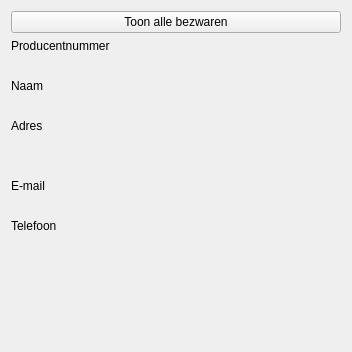
         <widget class="QWidget" name="scrollContentsLandbouwer">
          <property name="geometry">
           <rect>
            <x>0</x>
            <y>0</y>
            <width>352</width>
            <height>352</height>
           </rect>
          </property>
          <layout class="QVBoxLayout" name="verticalLayout_7">
           <item>
            <widget class="EnabledBooleanButton" name="efwBtnAndereBezwaren_datum_bezwaar">
             <property name="text">
              <string>Toon alle bezwaren</string>
             </property>
            </widget>
           </item>
           <item>
            <widget class="QLabel" name="lb_producentnummer">
             <property name="text">
              <string>Producentnummer</string>
             </property>
            </widget>
           </item>
           <item>
            <widget class="AutohideValueLabel" name="efw_producentnr">
             <property name="styleSheet">
              <string notr="true">* { font-style: italic; }</string>
             </property>
             <property name="text">
              <string/>
             </property>
             <property name="indent">
              <number>20</number>
             </property>
             <property name="buddy">
              <cstring>lb_producentnummer</cstring>
             </property>
            </widget>
           </item>
           <item>
            <widget class="QLabel" name="lb_naam">
             <property name="text">
              <string>Naam</string>
             </property>
            </widget>
           </item>
           <item>
            <widget class="ValueLabel" name="efw2_naam">
             <property name="styleSheet">
              <string notr="true">* { font-style: italic; }</string>
             </property>
             <property name="text">
              <string/>
             </property>
             <property name="wordWrap">
              <bool>true</bool>
             </property>
             <property name="indent">
              <number>20</number>
             </property>
            </widget>
           </item>
           <item>
            <widget class="QLabel" name="lb_adres">
             <property name="text">
              <string>Adres</string>
             </property>
            </widget>
           </item>
           <item>
            <widget class="ValueLabel" name="efw_straat_met_nr">
             <property name="styleSheet">
              <string notr="true">* { font-style: italic; }</string>
             </property>
             <property name="text">
              <string/>
             </property>
             <property name="wordWrap">
              <bool>true</bool>
             </property>
             <property name="indent">
              <number>20</number>
             </property>
            </widget>
           </item>
           <item>
            <layout class="QHBoxLayout" name="horizontalLayout_4">
             <item>
              <spacer name="horizontalSpacer_4">
               <property name="orientation">
                <enum>Qt::Horizontal</enum>
               </property>
               <property name="sizeType">
                <enum>QSizePolicy::Fixed</enum>
               </property>
               <property name="sizeHint" stdset="0">
                <size>
                 <width>20</width>
                 <height>0</height>
                </size>
               </property>
              </spacer>
             </item>
             <item>
              <widget class="ValueLabel" name="efw_postcode">
               <property name="sizePolicy">
                <sizepolicy hsizetype="Maximum" vsizetype="Preferred">
                 <horstretch>0</horstretch>
                 <verstretch>0</verstretch>
                </sizepolicy>
               </property>
               <property name="styleSheet">
                <string notr="true">* { font-style: italic; }</string>
               </property>
               <property name="text">
                <string/>
               </property>
              </widget>
             </item>
             <item>
              <widget class="ValueLabel" name="efw_gemeente">
               <property name="styleSheet">
                <string notr="true">* { font-style: italic; }</string>
               </property>
               <property name="text">
                <string/>
               </property>
              </widget>
             </item>
            </layout>
           </item>
           <item>
            <widget class="QLabel" name="lb_email">
             <property name="text">
              <string>E-mail</string>
             </property>
            </widget>
           </item>
           <item>
            <widget class="AutohideValueLabel" name="efw_email">
             <property name="styleSheet">
              <string notr="true">* { font-style: italic; }</string>
             </property>
             <property name="text">
              <string/>
             </property>
             <property name="wordWrap">
              <bool>true</bool>
             </property>
             <property name="indent">
              <number>20</number>
             </property>
             <property name="buddy">
              <cstring>lb_email</cstring>
             </property>
            </widget>
           </item>
           <item>
            <widget class="QLabel" name="lb_telefoon_2">
             <property name="text">
              <string>Telefoon</string>
             </property>
            </widget>
           </item>
           <item>
            <widget class="AutohideValueLabel" name="efw2_telefoon">
             <property name="styleSheet">
              <string notr="true">* { font-style: italic; }</string>
             </property>
             <property name="text">
              <string/>
             </property>
             <property name="indent">
              <number>20</number>
             </property>
            </widget>
           </item>
           <item>
            <widget class="AutohideValueLabel" name="efw2_gsm">
             <property name="styleSheet">
              <string notr="true">* { font-style: italic; }</string>
             </property>
             <property name="text">
              <string/>
             </property>
             <property name="indent">
              <number>20</number>
             </property>
            </widget>
           </item>
           <item>
            <spacer name="verticalSpacer_2">
             <property name="orientation">
              <enum>Qt::Vertical</enum>
             </property>
             <property name="sizeHint" stdset="0">
              <size>
               <width>20</width>
               <height>0</height>
              </size>
             </property>
            </spacer>
           </item>
          </layout>
         </widget>
